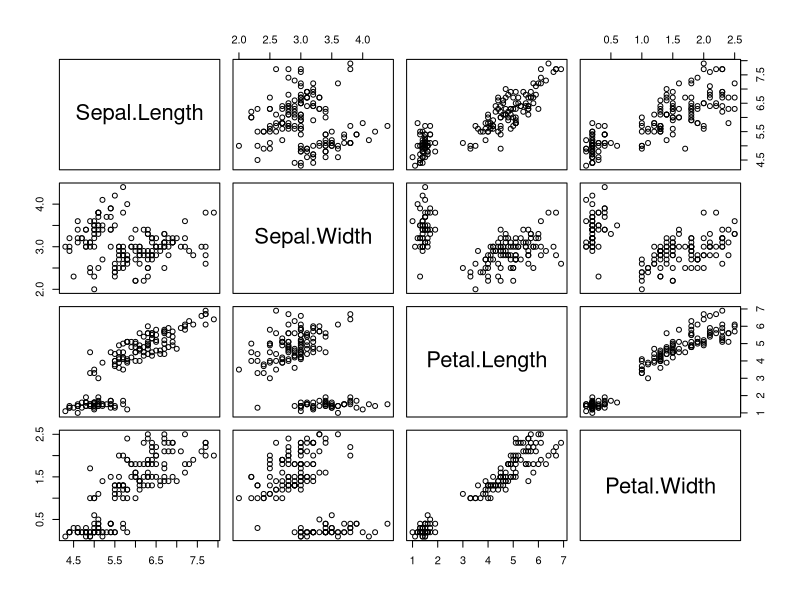
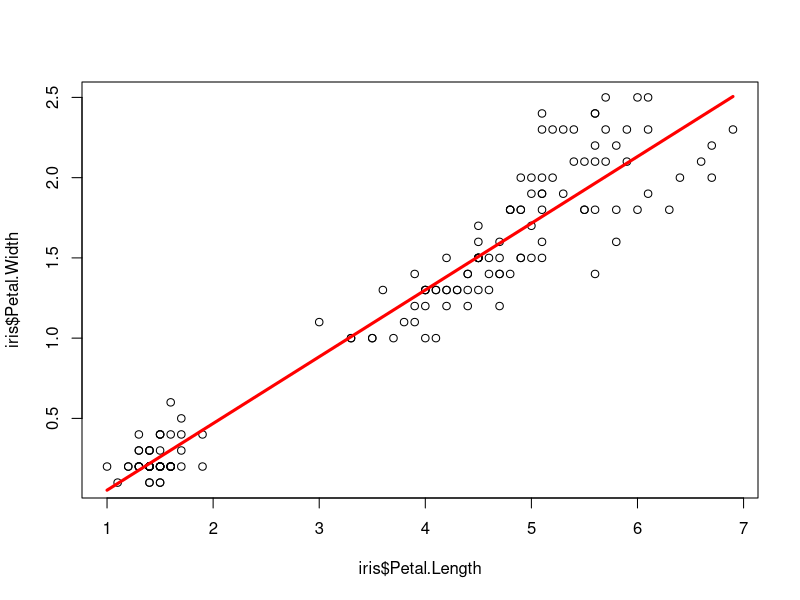

The R script that drew these images, in order:
# load the iris data
data(iris)

# peek at the data
head(iris)

# look at the unique species
unique(iris$Species)

# create a scatterplot matrix using first 4 columns
plot(iris[1:4])

# create a scatterplot of petal length vs width
plot(
  x = iris$Petal.Length,
  y = iris$Petal.Width
)

# create a linear regression model
 x <- iris$Petal.Length
 
 y <- iris$Petal.Width
 
 model <-lm(y ~ x)
 
 # draw linear regression model on plot
 lines(
   x = iris$Petal.Length,
   y = model$fitted,
   col = "red",
   lwd = 3)
 
 # get correlation coefficient
 cor(
   x = iris$Petal.Length,
   y = iris$Petal.Width) # correlation of 0.9628654
 
 # summarize the model
 summary(model)
 
 # predict new unknown values from the model
 predict(
   object = model,
   newdata = data.frame(x = c(2,5,7))) # predicted widths: 0.468, 1.716, 2.547
 
 